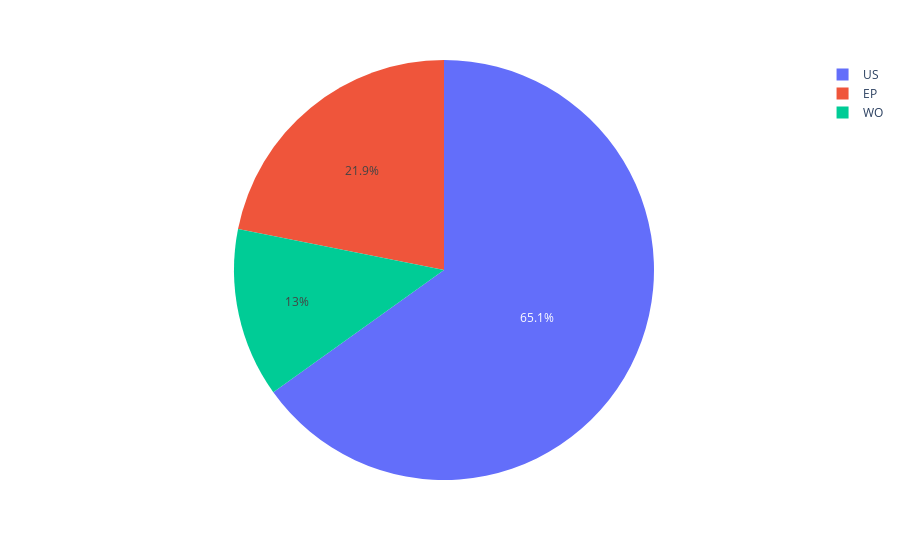

Source (notebook cell):
### Markdown cell above
# Plot pie chart

### Code cell
plot_pie_chart(test, fig_size=(3, 3))

### Figure 1 — Plotly figure (JSON) as saved in the notebook; plotly's stock layout.template omitted (floating-point values rounded to 4 significant figures)
{"data": [{"domain": {"x": [0, 1], "y": [0, 1]}, "hovertemplate": "label=%{label}<br>value=%{value}<extra></extra>", "labels": ["US", "EP", "WO"], "legendgroup": "", "name": "", "showlegend": true, "type": "pie", "values": [125, 42, 25]}], "layout": {"legend": {"tracegroupgap": 0}, "margin": {"t": 60}}}
